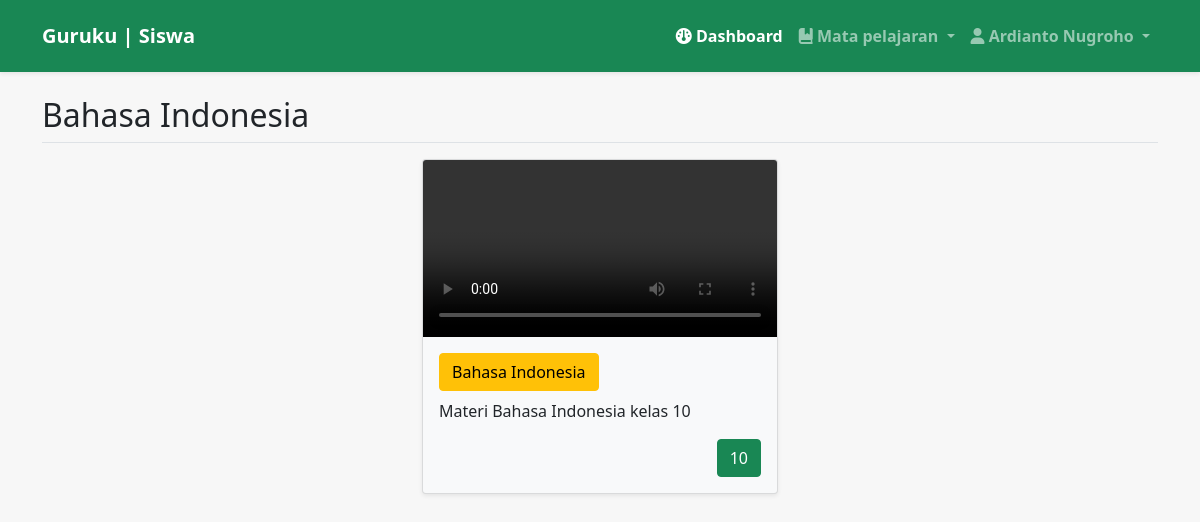
Page /back/siswa/index.php?page=Bahasa Indonesia (signed in) on the committed database.
### tables this page shows
CREATE TABLE `materi` (
  `id_materi` int(11) NOT NULL,
  `nip` int(50) NOT NULL,
  `kelas_id` int(11) NOT NULL,
  `nama_guru` varchar(255) DEFAULT NULL,
  `nama_mapel` varchar(255) DEFAULT NULL,
  `video` varchar(255) DEFAULT NULL,
  `deskripsi` text DEFAULT NULL,
  `kelas` varchar(255) DEFAULT NULL
);

CREATE TABLE `kelas` (
  `id_kelas` int(11) NOT NULL,
  `nama_kelas` varchar(255) DEFAULT NULL
);

### back/siswa/mapel/indonesia.php (the view)
<h2 class="border-bottom pb-2" >Bahasa Indonesia</h2>
        <div class="row justify-content-center mb-3 mt-3">
            <?php
            include '../../config/koneksi.php';
                $query=mysqli_query($koneksi,"SELECT * FROM materi JOIN kelas ON materi.kelas_id = kelas.id_kelas WHERE nama_mapel='Bahasa Indonesia'");
                if (mysqli_num_rows($query) > 0) {
                    foreach($query as $data){
            ?>
               <div class="col-md-4 mb-3">
                <div class="card bg-light shadow-sm">
                    <video src="../guru/materi/video/<?= $data['video'] ?>" controls class="card-img-top"></video>
                        <div class="card-body">
                            <a href="index.php?page<?= $data['nama_mapel']?>" class="btn btn-warning mb-2"><?= $data['nama_mapel']?></a>
                            <p class="card-text"><?= $data['deskripsi']?></p>
                            <p class="card-text text-end"><small class="text-muted"><a href="index.php?page=kelas_<?= $data['nama_kelas']?>" class="btn btn-success"><?= $data['nama_kelas']?></a></small></p>
                        </div>
                    </div>
               </div>
            <?php
            }
         } else{
            ?>
                <div class="alert alert-danger">Tidak ada materi</div>
            <?php
            }
            ?>
        </div>

### rows in the picture
materi: nama_mapel "Bahasa Indonesia", deskripsi "Materi Bahasa Indonesia kelas 10", kelas.nama_kelas "10"

### other values in the picture
$_SESSION['nama'] "Ardianto Nugroho"
